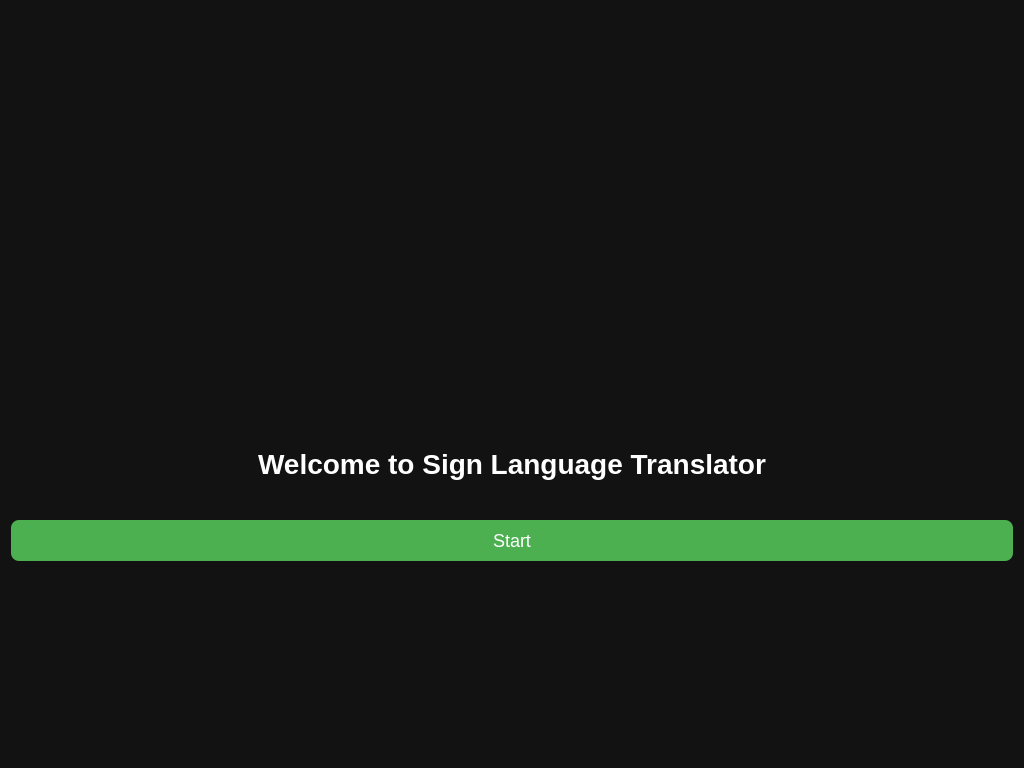
<?xml version="1.0" encoding="UTF-8"?>
<ui version="4.0">
 <class>WelcomeScreen</class>
 <widget class="QWidget" name="WelcomeScreen">
  <property name="geometry">
   <rect>
    <x>0</x>
    <y>0</y>
    <width>1024</width>
    <height>768</height>
   </rect>
  </property>
  <property name="windowTitle">
   <string>Welcome</string>
  </property>
  <property name="styleSheet">
   <string notr="true">
QWidget {
    background-color: #121212;
    color: #ffffff;
}
QLabel#titleLabel {
    font-size: 28px;
    font-weight: bold;
    color: #ffffff;
    padding: 20px;
}
QPushButton#startButton {
    background-color: #4CAF50;
    border: none;
    color: white;
    padding: 10px 20px;
    font-size: 18px;
    border-radius: 8px;
    min-width: 150px;
}
QPushButton#startButton:hover {
    background-color: #45a049;
}
QLabel#logoLabel {
    margin-top: 40px;
    margin-bottom: 10px;
}
   </string>
  </property>
  <layout class="QVBoxLayout" name="verticalLayout">
   <property name="spacing">
    <number>20</number>
   </property>
   
   <!-- Add a horizontal spacer before logo -->
   <item>
    <spacer name="topSpacer">
     <property name="orientation">
      <enum>Qt::Vertical</enum>
     </property>
     <property name="sizeHint" stdset="0">
      <size>
       <width>20</width>
       <height>40</height>
      </size>
     </property>
    </spacer>
   </item>

   <!-- Logo -->
   <item>
    <layout class="QHBoxLayout" name="logoLayout">
     <property name="spacing">
      <number>0</number>
     </property>
     <item>
      <spacer name="leftSpacer">
       <property name="orientation">
        <enum>Qt::Horizontal</enum>
       </property>
       <property name="sizeType">
        <enum>QSizePolicy::Expanding</enum>
       </property>
       <property name="sizeHint" stdset="0">
        <size>
         <width>40</width>
         <height>20</height>
        </size>
       </property>
      </spacer>
     </item>
     <item>
      <widget class="QLabel" name="logoLabel">
       <property name="alignment">
        <set>Qt::AlignCenter</set>
       </property>
       <property name="pixmap">
        <pixmap>:/assets/logo.jpg</pixmap>
       </property>
       <property name="scaledContents">
        <bool>true</bool>
       </property>
       <property name="maximumSize">
        <size>
         <width>300</width>
         <height>300</height>
        </size>
       </property>
       <property name="minimumSize">
        <size>
         <width>200</width>
         <height>200</height>
        </size>
       </property>
      </widget>
     </item>
     <item>
      <spacer name="rightSpacer">
       <property name="orientation">
        <enum>Qt::Horizontal</enum>
       </property>
       <property name="sizeType">
        <enum>QSizePolicy::Expanding</enum>
       </property>
       <property name="sizeHint" stdset="0">
        <size>
         <width>40</width>
         <height>20</height>
        </size>
       </property>
      </spacer>
     </item>
    </layout>
   </item>

   <!-- Title -->
   <item>
    <widget class="QLabel" name="titleLabel">
     <property name="text">
      <string>Welcome to Sign Language Translator</string>
     </property>
     <property name="alignment">
      <set>Qt::AlignCenter</set>
     </property>
    </widget>
   </item>

   <!-- Start Button -->
   <item>
    <widget class="QPushButton" name="startButton">
     <property name="text">
      <string>Start</string>
     </property>
     <property name="minimumHeight">
      <number>40</number>
     </property>
    </widget>
   </item>
   
   <!-- Add a bottom spacer for balance -->
   <item>
    <spacer name="bottomSpacer">
     <property name="orientation">
      <enum>Qt::Vertical</enum>
     </property>
     <property name="sizeType">
      <enum>QSizePolicy::Expanding</enum>
     </property>
     <property name="sizeHint" stdset="0">
      <size>
       <width>20</width>
       <height>40</height>
      </size>
     </property>
    </spacer>
   </item>
  </layout>
 </widget>
 <resources/>
 <connections/>
</ui>
